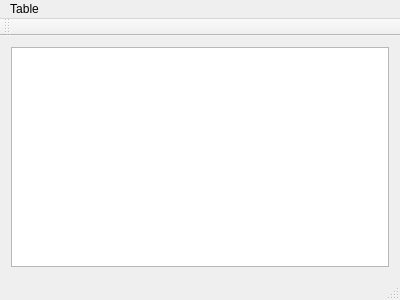
<?xml version="1.0" encoding="UTF-8"?>
<ui version="4.0">
 <class>MainWindow</class>
 <widget class="QMainWindow" name="MainWindow">
  <property name="geometry">
   <rect>
    <x>0</x>
    <y>0</y>
    <width>400</width>
    <height>300</height>
   </rect>
  </property>
  <property name="windowTitle">
   <string>MainWindow</string>
  </property>
  <widget class="QWidget" name="centralWidget">
   <layout class="QGridLayout" name="gridLayout">
    <item row="0" column="0">
     <widget class="QTableWidget" name="tableWidget">
      <property name="rowCount">
       <number>0</number>
      </property>
      <property name="columnCount">
       <number>0</number>
      </property>
     </widget>
    </item>
   </layout>
  </widget>
  <widget class="QMenuBar" name="menuBar">
   <property name="geometry">
    <rect>
     <x>0</x>
     <y>0</y>
     <width>400</width>
     <height>21</height>
    </rect>
   </property>
   <widget class="QMenu" name="menuTable">
    <property name="title">
     <string>Table</string>
    </property>
    <addaction name="actionDelete_all"/>
   </widget>
   <addaction name="menuTable"/>
  </widget>
  <widget class="QToolBar" name="mainToolBar">
   <attribute name="toolBarArea">
    <enum>TopToolBarArea</enum>
   </attribute>
   <attribute name="toolBarBreak">
    <bool>false</bool>
   </attribute>
  </widget>
  <widget class="QStatusBar" name="statusBar"/>
  <action name="actionDelete_all">
   <property name="text">
    <string>Delete all</string>
   </property>
  </action>
 </widget>
 <layoutdefault spacing="6" margin="11"/>
 <resources/>
 <connections/>
</ui>
